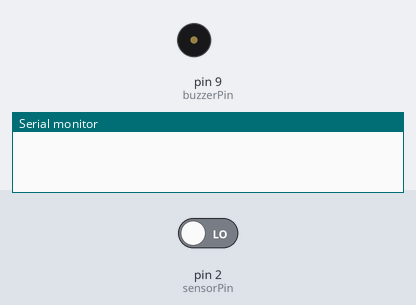
Recording of a sketch running on a simulated Arduino Uno, built with avr-gcc and run on an emulated ATmega328P. Shown: buzzer (waves = sounding, pin HIGH), the last lines printed to the serial monitor. Inputs (shaded band) come from the test bench; at power-on: pin 2 (sensorPin) LOW.

Above: at 1.2 s.
1.3 s: pin 2 (sensorPin) driven HIGH
At 1.6 s:
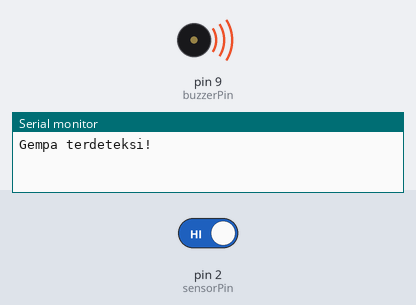
4.3 s: pin 2 (sensorPin) driven LOW
At 5.0 s:
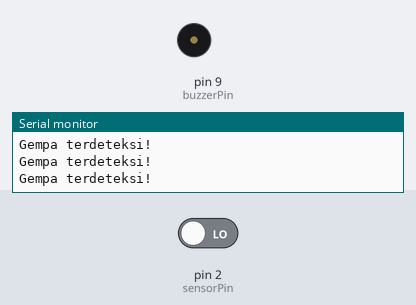
Timing chart, 0 to 7.3 s (numbered marks = the images above; inputs shaded):
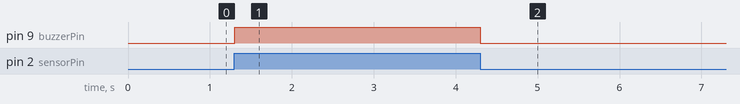

The sketch:

earthquakeAlarmSystem.ino
```cpp
const int sensorPin = 2;  // Pin sensor getaran (D2)
const int buzzerPin = 9;  // Pin buzzer (D9)

void setup() {
    pinMode(sensorPin, INPUT);
    pinMode(buzzerPin, OUTPUT);
    Serial.begin(9600);
}

void loop() {
    int sensorState = digitalRead(sensorPin); // Membaca sensor getaran

    if (sensorState == HIGH) {  // Jika ada getaran terdeteksi
        Serial.println("Gempa terdeteksi!");
        digitalWrite(buzzerPin, HIGH); // Aktifkan buzzer
        delay(1000); // Buzzer menyala selama 1 detik
        digitalWrite(buzzerPin, LOW); // Matikan buzzer
    }
}
```

Measured:
- after the input at 1.3 s, pin 9 (buzzerPin): LOW → HIGH at once
- after the input at 4.3 s, pin 9 (buzzerPin): HIGH → LOW at once
